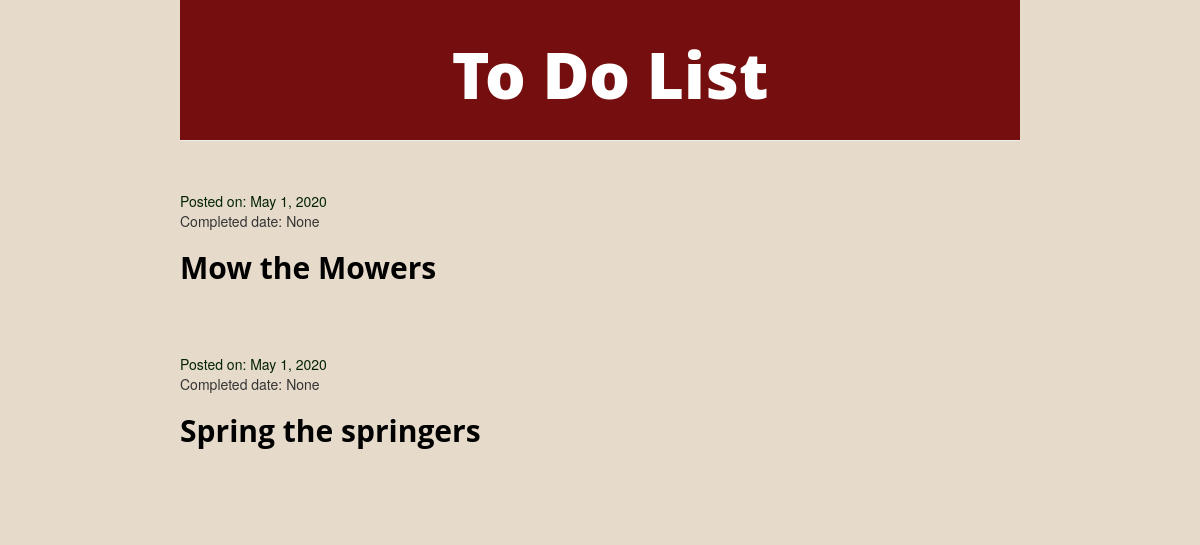
/, run on an earlier commit of the app's database.
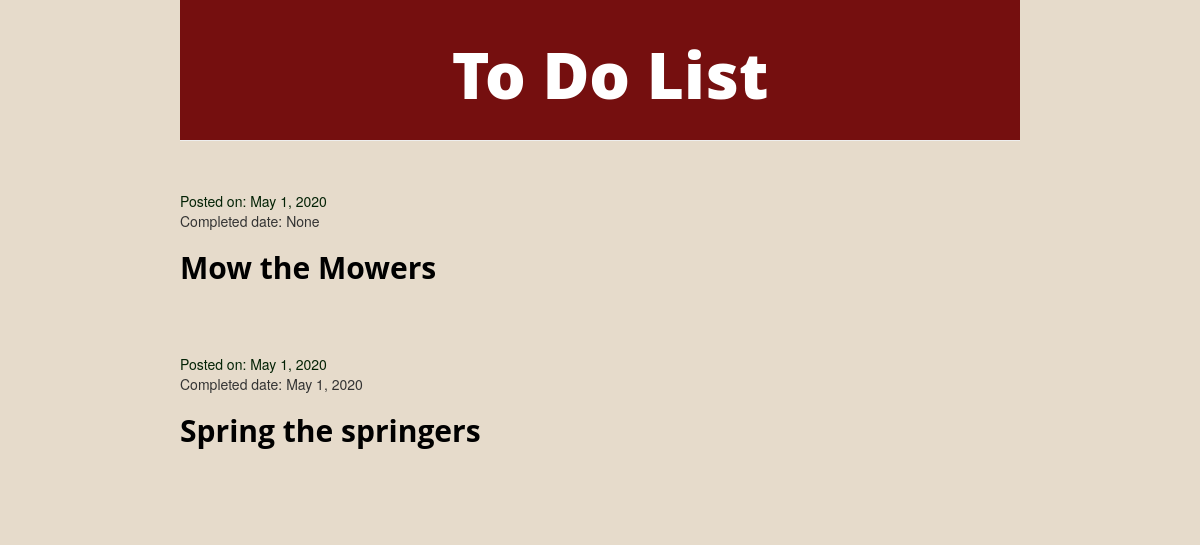
And on a later commit of the database.
### todoapp/models.py (models this page shows, shortened)
class Task(models.Model):
    posted_by = models.ForeignKey(settings.AUTH_USER_MODEL, on_delete=models.CASCADE, null=True)
    task_title = models.CharField(max_length=100)
    task_text = models.TextField()
    posted_date = models.DateField(default=timezone.now)
    checkbox = models.BooleanField(default=False)
    completed_date = models.DateField(blank=True, null=True)

### todoapp/views.py (the view)
# urls.py: path('', views.task_list, name='task_list'),
def task_list(request):
    tasks = Task.objects.filter(posted_date__lte=timezone.now()).order_by('posted_date')
    return render(request, 'todoapp/task_list.html', {'tasks': tasks})

### todoapp/templates/todoapp/task_list.html
{% extends 'todoapp/base.html' %}
{% block content %}
{% for task in tasks %}
    <div class="task">
        <div class="date">Posted on: {{ task.posted_date }}</div>
        <p>Completed date: {{ task.completed_date }}</p>
        <h2><a href="{% url 'task_detail' pk=task.pk %}">{{ task.task_title }}</a></h2>
    </div>
{% endfor %}
{% endblock %}

What changed in the data, as far as the page shows it:
changed Task "Spring the springers": completed_date "None" → "May 1, 2020"
